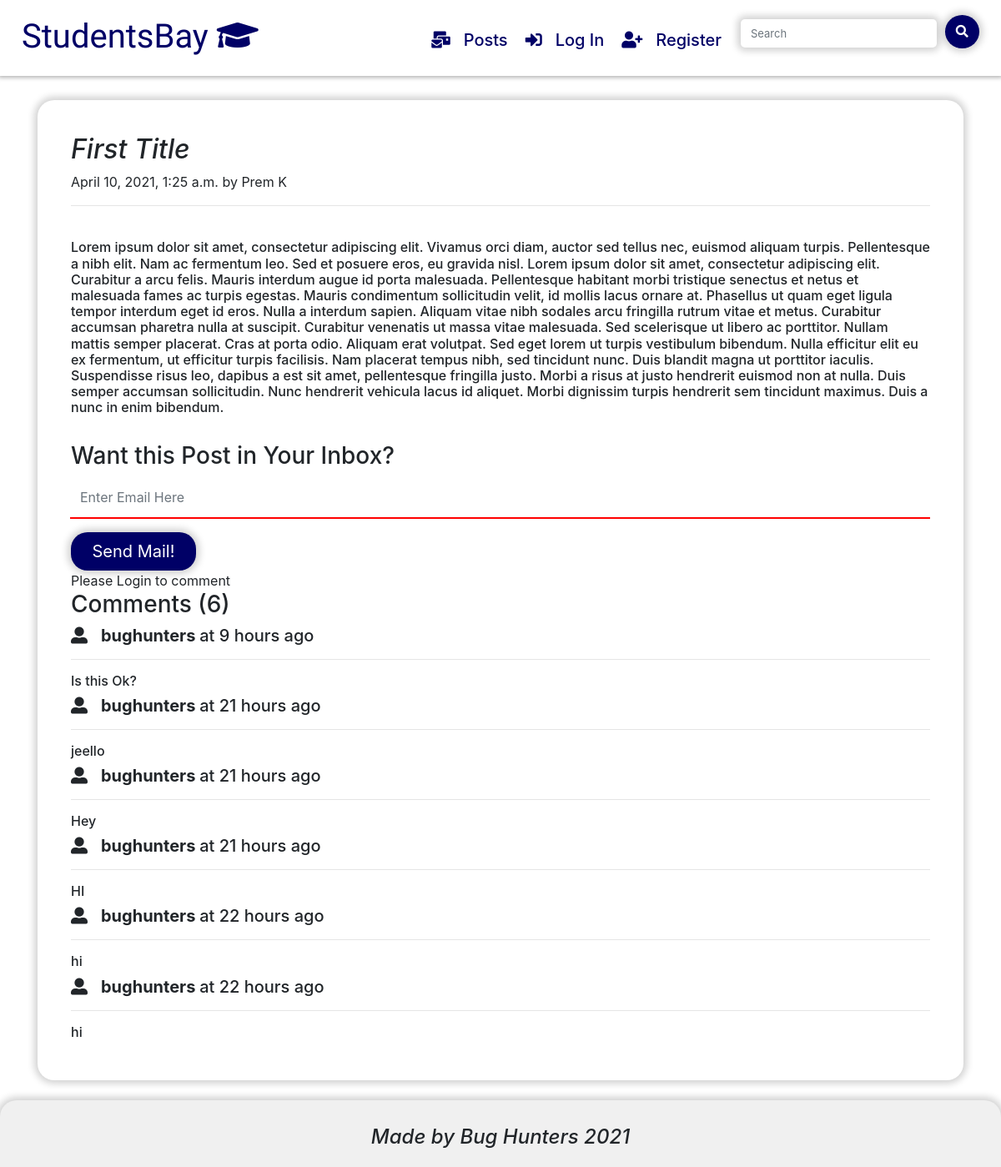
Screenshot of /posts/first with the database file from the repository.
### posts/models.py (models this page shows, shortened)
class Post(models.Model):
    sno = models.AutoField(primary_key=True)
    title = models.CharField(max_length=255)
    content = models.TextField()
    publisher = models.CharField(max_length=255)
    slug = models.CharField(max_length=255)
    popular = models.CharField(max_length=255)
    timeStamp = models.DateTimeField(auto_now_add=True,blank=True)

class PostComment(models.Model):
    sno = models.AutoField(primary_key=True)
    comment = models.TextField()
    user = models.ForeignKey(User, on_delete=models.CASCADE)
    post = models.ForeignKey(Post, on_delete=models.CASCADE)
    parent = models.ForeignKey('self',on_delete=models.CASCADE,null=True)
    timeStamp = models.DateTimeField(default=now)

### posts/views.py (the view)
# urls.py: path('<str:slug>',views.post,name='post'),
def post(request, slug):
    post = Post.objects.filter(slug=slug).first()
    global postcontent
    global posttitle
    postcontent = post.content
    posttitle = post.title
    post.save()
    comments = PostComment.objects.filter(post=post).order_by('-sno')
    context = {
        'post' : post,
        'comments' : comments,
        'user' : request.user,
    }
    return render(request,'posts/post.html',context)

### templates/posts/post.html (shortened to what this page needs)
{% extends 'base.html' %}
{% block body %}
{% load humanize %}
<br>
<br>
        <div class="container">
            <div class="row">
                <div class="col-md-12">
                    <div class="card post_card">
                        <div class="card-body">
                            <h2 class="blog-post-title"><i>{{post.title}}</i></h2>
                            <p class="blog-post-meta">{{post.timeStamp}} by <a>{{post.publisher}}</a></p>
                            <hr>
                            <br>
                            <h6>{{post.content | safe}}</h6>
                            <br>
                            <h3>Want this Post in Your Inbox?</h3>
                            <form action='/posts/emailme' method='post'>
    <div class="input-group mb-3">
        <input type="text" class="form-control  comment_box" name="uemail" placeholder="Enter Email Here">
    </div>
    <button type="submit" class="comment_submit btn-lg" >Send Mail!</button>
</form>
                            {% if user.is_authenticated %}
                            <h3>Comment Your Queries!!!</h3>
                            <form action="/posts/postComment" method="post">
                                {% csrf_token %}
                                <div class="form-group">
                                    <input type="text" class="form-control comment_box" name="comment" placeholder="Comment something">
                                </div>
                                <input type="hidden" name="postSno" value="{{post.sno}}">
                                <button type="submit" class="comment_submit btn-lg">Submit</button>
                            </form>
{% else %}
Please Login to comment
{% endif %}
<div class="row">
    <div class="col-md-12">
        <h3>Comments ({{comments.count}})</h3>
    </div>
</div>
{% for comment in comments %}
    <div class="row">
        <div class="col-md-12">
            <h5><i class="fas fa-user-alt"></i> &nbsp; <b> {{comment.user.username}} </b> at {{comment.timeStamp | naturaltime}} </h5>
            <hr>
            <h6>{{comment.comment}}</h6>
        </div>
    </div>
{% endfor %}
</div>
</div>
</div>
</div>
</div>
<br>
{% endblock body %}

### templates/base.html (style rules this page uses)
.post_card { border: none; padding: 20px; border-radius: 20px; box-shadow: 0px 0px 8px 4px rgba(0, 0, 0, 0.18); }
.comment_box { border: none; height: 50px; border-radius: 0px; border-bottom: 2px solid #ff0000; }
.comment_submit { background-color: #000066; color: #fff; border: none; border-radius: 20px; box-shadow: 0px 0px 8px 4px rgba(0, 0, 0, 0.18); width: 150px; }

### templates/posts/post.html (style rules this page uses)
.comment_box { border: none; height: 50px; border-radius: 0px; border-bottom: 2px solid #ff0000; }
.comment_submit { background-color: #000066; color: #fff; border: none; border-radius: 20px; box-shadow: 0px 0px 8px 4px rgba(0, 0, 0, 0.18); width: 150px; }

### rows the page displays
Post: title "First Title", timeStamp "April 10, 2021, 1:25 a.m.", publisher "Prem K", content "Lorem ipsum dolor sit amet, consectetur adipiscing elit. Vivamus orci diam, auctor sed tellus nec, euismod aliquam turpis. Pellentesque a nibh elit. Nam ac fermentum leo. Sed et posuere eros, eu gravida nisl. Lorem ipsum dolor sit amet, consectetur adipiscing elit. Curabitur a arcu felis. Mauris interdum augue id porta malesuada. Pellentesque habitant morbi tristique senectus et netus et malesuada fames ac turpis egestas. Mauris condimentum sollicitudin velit, id mollis lacus ornare at. Phasellus ut quam eget ligula tempor interdum eget id eros. Nulla a interdum sapien. Aliquam vitae nibh sodales arcu fringilla rutrum vitae et metus. Curabitur accumsan pharetra nulla at suscipit. Curabitur…"
PostComment: user.username "bughunters", timeStamp "9 hours ago", comment "Is this Ok?"
PostComment: user.username "bughunters", timeStamp "21 hours ago", comment "jeello"
PostComment: user.username "bughunters", timeStamp "21 hours ago", comment "Hey"
PostComment: user.username "bughunters", timeStamp "21 hours ago", comment "HI"
PostComment: user.username "bughunters", timeStamp "22 hours ago", comment "hi"
PostComment: user.username "bughunters", timeStamp "22 hours ago", comment "hi"

### other values shown
{{ comments.count }} "6"
